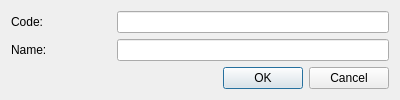
<?xml version="1.0" encoding="UTF-8"?>
<ui version="4.0">
 <class>CreateSalaryType</class>
 <widget class="QDialog" name="CreateSalaryType">
  <property name="geometry">
   <rect>
    <x>0</x>
    <y>0</y>
    <width>400</width>
    <height>99</height>
   </rect>
  </property>
  <property name="windowTitle">
   <string>Create/Update salary type</string>
  </property>
  <property name="locale">
   <locale language="English" country="UnitedStates"/>
  </property>
  <property name="modal">
   <bool>false</bool>
  </property>
  <layout class="QGridLayout" name="gridLayout">
   <property name="leftMargin">
    <number>11</number>
   </property>
   <property name="topMargin">
    <number>11</number>
   </property>
   <property name="rightMargin">
    <number>11</number>
   </property>
   <property name="bottomMargin">
    <number>11</number>
   </property>
   <item row="0" column="0">
    <widget class="QLabel" name="codeLb">
     <property name="text">
      <string>Code:</string>
     </property>
    </widget>
   </item>
   <item row="0" column="1">
    <widget class="QLineEdit" name="codeEdit">
     <property name="toolTip">
      <string>&lt;html&gt;&lt;head/&gt;&lt;body&gt;&lt;p&gt;For example: Fixed&lt;/p&gt;&lt;/body&gt;&lt;/html&gt;</string>
     </property>
     <property name="readOnly">
      <bool>false</bool>
     </property>
    </widget>
   </item>
   <item row="1" column="0">
    <widget class="QLabel" name="nameLb">
     <property name="minimumSize">
      <size>
       <width>100</width>
       <height>0</height>
      </size>
     </property>
     <property name="text">
      <string>Name:</string>
     </property>
    </widget>
   </item>
   <item row="1" column="1">
    <widget class="QLineEdit" name="nameEdit">
     <property name="toolTip">
      <string>&lt;html&gt;&lt;head/&gt;&lt;body&gt;&lt;p&gt;For example: fixed value&lt;/p&gt;&lt;/body&gt;&lt;/html&gt;</string>
     </property>
    </widget>
   </item>
   <item row="2" column="0" colspan="2">
    <layout class="QHBoxLayout" name="horizontalLayout">
     <item>
      <spacer name="horizontalSpacer">
       <property name="orientation">
        <enum>Qt::Horizontal</enum>
       </property>
       <property name="sizeHint" stdset="0">
        <size>
         <width>40</width>
         <height>20</height>
        </size>
       </property>
      </spacer>
     </item>
     <item>
      <widget class="QPushButton" name="okBtn">
       <property name="text">
        <string>OK</string>
       </property>
      </widget>
     </item>
     <item>
      <widget class="QPushButton" name="cancelBtn">
       <property name="text">
        <string>Cancel</string>
       </property>
      </widget>
     </item>
    </layout>
   </item>
  </layout>
 </widget>
 <tabstops>
  <tabstop>codeEdit</tabstop>
  <tabstop>nameEdit</tabstop>
  <tabstop>okBtn</tabstop>
  <tabstop>cancelBtn</tabstop>
 </tabstops>
 <resources/>
 <connections/>
</ui>
